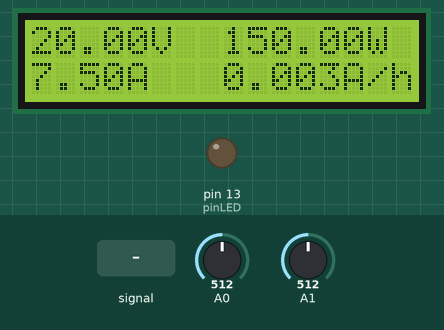
This sketch was run on a simulated Arduino Uno, built with avr-gcc and run on an emulated ATmega328P. Shown: 16×2 character LCD, output pins drawn as LEDs (lit = HIGH). The test bench sets the inputs (shaded band); at power-on: A0 = 512, A1 = 512. What the sketch prints to the serial monitor is not drawn.

Above: at 2.29 s.
2.3 s: A0 set to 358
At 3.4 s:
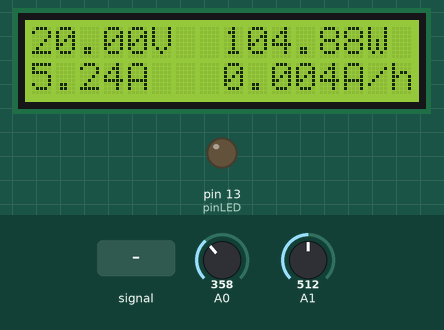
4.3 s: A0 set to 323
At 5.5 s:
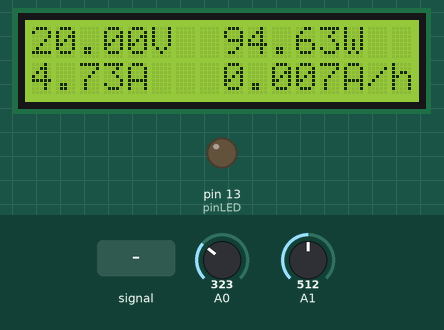
6.4 s: A0 fed a 2 Hz sine of ±306 counts around its level
At 6.6 s:
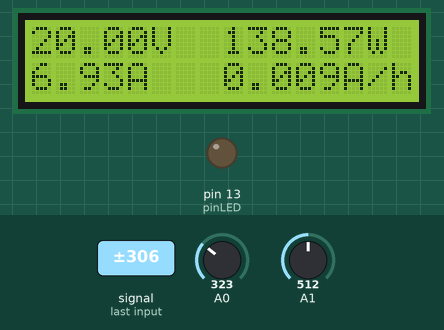
7.9 s: A1 fed a 200 Hz sine of ±81 counts around its level
At 7.97 s:
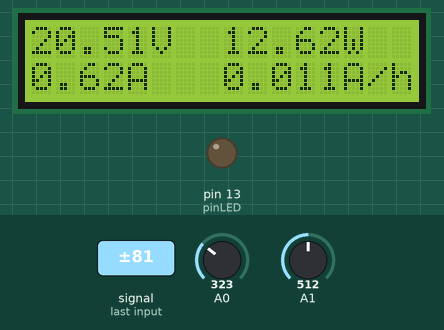
9.4 s: A1 set to 716
At 9.55 s:
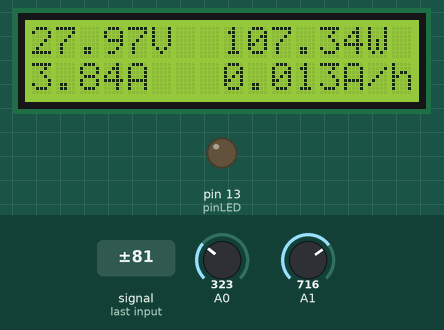
10.9 s: A0 fed a 200 Hz sine of ±81 counts around its level
At 11.02 s:
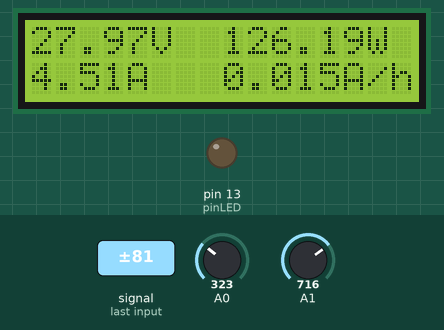

Measured:
- what the display in image 1 shows lasts 0.7 s, from 2.9 s to 3.6 s

The sketch:

UNO_Watt_Meter.ino
```cpp
#define Debug false
#define Ah_Button 8
#define pinLED 13
#define WattAmpH_Conctant 0.1
#define Current_Constant 0.0 //0.029284455

float VoltCoef = 40.0 / 1024.0;
float CurrCoef = 15.0 / 1024.0;

#define RS 2
#define E 3
#define D4 4
#define D5 5
#define D6 6
#define D7 7

#include <LiquidCrystal.h>

LiquidCrystal lcd(RS, E, D4, D5, D6, D7);

float Wh = 0.0;
float Ah = 0.0;

unsigned long previousMillis = 0;
#define interval 100

boolean LCD_Ah = false;

void setup() {
  Serial.begin(9600);
  lcd.begin(16, 2);

  pinMode(Ah_Button, INPUT);
  pinMode(pinLED, OUTPUT);

  lcd.setCursor(0, 0);
  lcd.print("UNO Watt Meter");
  lcd.setCursor(0, 1);
  lcd.print("  By Melab-bd");
  delay(1000);
  lcd.clear();
}

void loop() {
  int CurrentValue = analogReadOversampled(0); // A0, ADC0, PC0
  int VoltageValue = analogReadOversampled(1); // A1, ADC1, PC1

  float Voltage =  VoltageValue * VoltCoef; // Max 40 Volt
  float Current = CurrentValue * CurrCoef - Current_Constant; // Max 15 Amp
  float Watt =  Voltage * Current;

  Ah = Ah + Current * 0.00000431987;
  Wh = Wh + Watt * 0.00000431987;

  unsigned long currentMillis = millis();
  if (currentMillis - previousMillis >= interval) {
    // save the last time you blinked the LED
    previousMillis = currentMillis;

    lcd.setCursor(0, 0);
    lcd.print(Voltage); lcd.print("V ");
    lcd.setCursor(8, 0);
    lcd.print(Watt); lcd.print("W  ");
    lcd.setCursor(0, 1);
    lcd.print(Current, 2); lcd.print("A ");
    lcd.setCursor(8, 1);

    if (LCD_Ah == 0) {

      if (Ah < 10.0) {
        lcd.print(Ah, 3);
      } else if (Ah < 100.0) {
        lcd.print(Ah, 2);
      } else if (Ah < 1000.0) {
        lcd.print(Ah, 1);
      }
      lcd.print("A/h  ");
    } else {
      if (Wh < 10.0) {
        lcd.print(Wh, 3);
      } else if (Wh < 100.0) {
        lcd.print(Wh, 2);
      } else if (Wh < 1000.0) {
        lcd.print(Wh, 1);
      }
      lcd.print("W/h  ");
    }

    if (Debug == 0) {
      Serial.print(Voltage, 3); Serial.print(" ");
      Serial.print(Current, 3); Serial.print(" ");
      Serial.print(Watt, 3); Serial.print(" ");
      Serial.print(Ah, 3); Serial.print(" ");
      Serial.println(Wh, 3);
    }
  }

}

int analogReadOversampled(byte analogChannel)  {
  unsigned long aSum = 0;   // the sum of all analog readings
  for (unsigned int i = 64; i > 0; i--) { // 8^x
    aSum = aSum + analogRead(analogChannel); // read and sum 256 ADС probes
  }
  return aSum >> 6;
}
```
